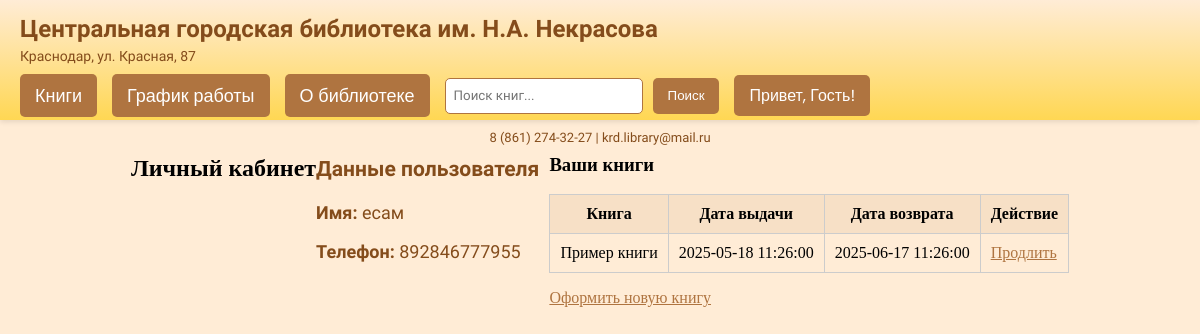
The page /profile.php (signed in) on the database its author committed.
### profile.php (the view, shortened to what this page needs)
<?php
$connect = new mysqli(SERVERNAME, DB_LOGIN, DB_PASSWORD, DB_NAME);
$user_id = $_SESSION['user_id'];
$user = ['name' => $_SESSION['name'] ?? $_SESSION['username'], 'phone' => $_SESSION['phone'] ?? ''];
$stmt = $connect->prepare("SELECT Имя AS name, Телефон AS phone FROM пользователь WHERE ID = ?");
$stmt->bind_param("i", $user_id);
if ($stmt->execute() === false) {
    die("Ошибка выполнения запроса (пользователь): " . $stmt->error);
}
$result = $stmt->get_result();
if ($result->num_rows > 0) {
    $user = $result->fetch_assoc();
}
$loans = [];
$stmt = $connect->prepare("SELECT вк.ID, к.Название, вк.Дата_и_время_выдачи AS issue_date, вк.Дата_и_время_сдачи AS due_date
                          FROM выданная_книга вк
                          JOIN экземпляр_книги эк ON вк.ID_экземпляра_книги = эк.ID
                          JOIN книга к ON эк.ID_книги = к.ID
                          WHERE вк.ID_Пользователя = ?");
$stmt->bind_param("i", $user_id);
if ($stmt->execute() === false) {
    die("Ошибка выполнения запроса (книги): " . $stmt->error);
}
$result = $stmt->get_result();
while ($row = $result->fetch_assoc()) {
    $loans[] = $row;
}
?>
<?php include 'header.php'; ?>
<main>
    <h2>Личный кабинет</h2>
    <div class="user-info">
        <h3>Данные пользователя</h3>
        <p><strong>Имя:</strong> <?php echo htmlspecialchars($user['name']); ?></p>
        <p><strong>Телефон:</strong> <?php echo htmlspecialchars($user['phone']); ?></p>
    </div>
    <div class="loans">
        <h3>Ваши книги</h3>
        <?php if (empty($loans)) { ?>
            <p>У вас нет взятых книг.</p>
        <?php } else { ?>
            <table style="width: 100%; border-collapse: collapse;">
                <thead>
                    <tr style="background-color: rgba(175, 116, 64, 0.1);">
                        <th style="border: 1px solid #ccc; padding: 10px;">Книга</th>
                        <th style="border: 1px solid #ccc; padding: 10px;">Дата выдачи</th>
                        <th style="border: 1px solid #ccc; padding: 10px;">Дата возврата</th>
                        <th style="border: 1px solid #ccc; padding: 10px;">Действие</th>
                    </tr>
                </thead>
                <tbody>
                    <?php foreach ($loans as $loan) { ?>
                        <tr>
                            <td style="border: 1px solid #ccc; padding: 10px;"><?php echo htmlspecialchars($loan['Название']); ?></td>
                            <td style="border: 1px solid #ccc; padding: 10px;"><?php echo htmlspecialchars($loan['issue_date']); ?></td>
                            <td style="border: 1px solid #ccc; padding: 10px;"><?php echo htmlspecialchars($loan['due_date']); ?></td>
                            <td style="border: 1px solid #ccc; padding: 10px;">
                                <a href="renew.php?id=<?php echo $loan['ID']; ?>" style="color: #af7440;">Продлить</a>
                            </td>
                        </tr>
                    <?php } ?>
                </tbody>
            </table>
        <?php } ?>
        <p><a href="register_book.php" style="color: #af7440;">Оформить новую книгу</a></p>
    </div>
</main>
<footer>
</footer>
</body>
</html>

### main.css (style rules this page uses)
body { width: 100%; max-width: 2000px; margin: auto; padding: 0; background-color: rgb(255, 236, 214); }
.user-info { font-family: Georgia, 'Times New Roman', Times, serif; font-size: 18px; color: rgb(132, 76, 27); margin-right: 10px; }
main { display: flex; flex-wrap: wrap; justify-content: center; margin-top: 15px; }
footer { height: 50px; }

### rows shown on the page
пользователь: Имя "есам", Телефон "892846777955"
выданная_книга: книга.Название "Пример книги", Дата_и_время_выдачи "2025-05-18 11:26:00", Дата_и_время_сдачи "2025-06-17 11:26:00"

### other values the page prints
$username "Гость"
